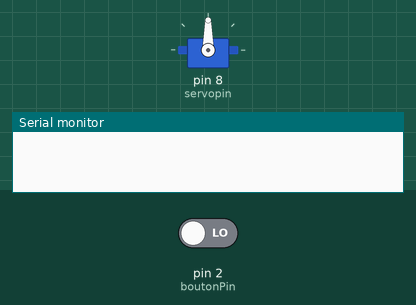
This sketch was run on a simulated Arduino Uno, built with avr-gcc and run on an emulated ATmega328P. Parts: servo, the last lines printed to the serial monitor. Inputs (shaded band) come from the test bench; at power-on: pin 2 (boutonPin) LOW.

Above: at 1.2 s.
1.3 s: pin 2 (boutonPin) driven HIGH
At 1.45 s:
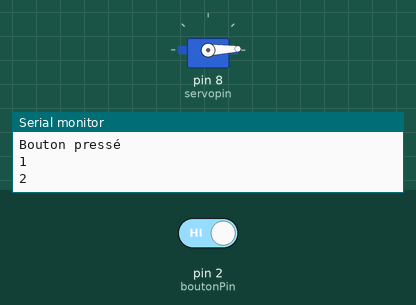
4.3 s: pin 2 (boutonPin) driven LOW
5.8 s: pin 2 (boutonPin) driven HIGH
At 5.95 s:
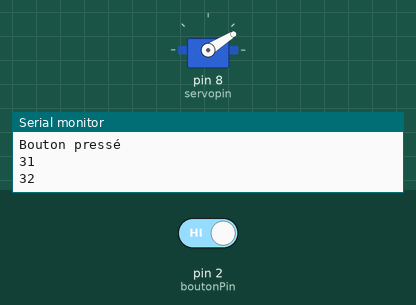
At 7.15 s:
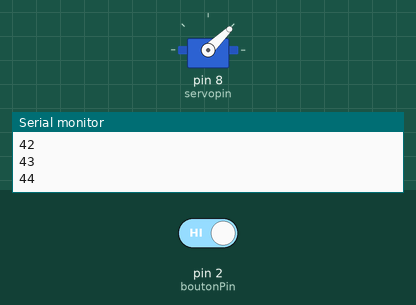
Timing chart, 0 to 23.8 s (numbered marks = the images above; inputs shaded):
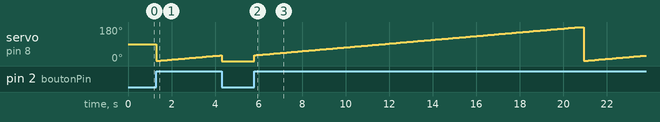

The sketch:

servomotor_bouton.ino
```cpp
#include <Servo.h>

const int servopin = 8; // Broche du servomoteur
const int boutonPin = 2; // Broche du bouton poussoir

Servo monServo; // Déclaration de l'objet Servo

int angle = 0; // Variable pour stocker l'angle actuel du servo
bool boutonPresse = false; // Variable pour suivre l'état du bouton

void setup() {
  Serial.begin(9600);
  monServo.attach(servopin); // Connecte le servomoteur à la broche 8
  pinMode(boutonPin, INPUT); // Configure le bouton comme une entrée
}

void loop() {
  if (digitalRead(boutonPin) == HIGH) { // Si le bouton est pressé
    if (!boutonPresse) { // Si le bouton vient d'être pressé
      boutonPresse = true; // Met à jour l'état du bouton
      Serial.println("Bouton pressé");
    }

    if (angle <= 180) { // Si le servo n'est pas déjà à 180 degrés
      angle += 1; // Incrémente l'angle
      monServo.write(angle); // Déplace le servomoteur à l'angle actuel
      Serial.println(angle); // Affiche la valeur
      delay(100); // Attend 100 millisecondes avant la prochaine itération
    } else {
      angle = 0; // Réinitialise l'angle à 0
      monServo.write(angle); // Déplace le servomoteur à l'angle 0
      Serial.println("Servo désactivé");
    }
  }
  else { // Si le bouton est relâché
    if (boutonPresse) { // Si le bouton était précédemment pressé
        boutonPresse = false; // Met à jour l'état du bouton
        monServo.write(0);
        Serial.println("Bouton relâché");

    }
  }
}
```

Measured:
- after the input at 1.3 s, servo on pin 8 (servopin): 90° → 1° at once, → 2° 0.10 s later, → 3° 0.10 s later, → 4° 0.10 s later, … (30 changes in this stretch)
- after the input at 5.8 s, servo on pin 8 (servopin): 0° → 31° at once, → 32° 0.10 s later, → 33° 0.10 s later, → 34° 0.10 s later, … (179 changes in this stretch)
